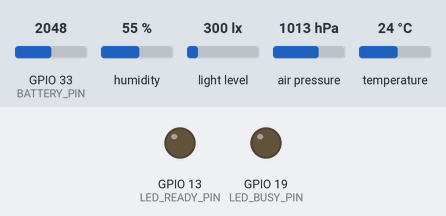
This program was run on a simulated ESP32. On the bench: output pins drawn as LEDs (lit = HIGH). The test bench sets the inputs (shaded band); at power-on: GPIO 33 (BATTERY_PIN) = 2048, humidity 55 %, light level 300 lx, air pressure 1013 hPa, temperature 24 °C. WiFi joins after 1.5 s; servers stay silent unless stated; what the program prints to the serial monitor is not drawn.

Above: at 4.55 s.
At 7.8 s:
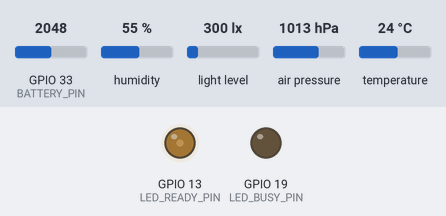
At 8.5 s:
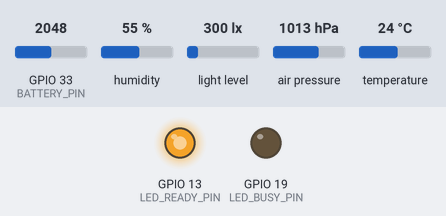
At 10.6 s:
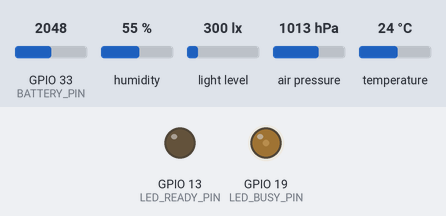
Timing chart, 0 to 12.6 s (numbered marks = the images above):
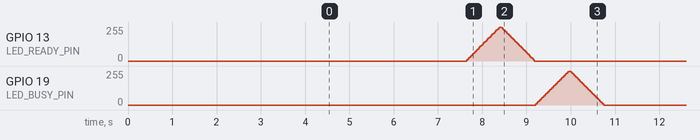

The program:

main.cpp
```cpp
//#include <Arduino.h>
#include <Adafruit_BMP085.h>
#include <Adafruit_AHTX0.h>
#include <BH1750.h>
#include <Wire.h>
#include <WiFi.h>

#define LUX_ADDRESS 23
#define BMP180_ADDRESS 77
#define AHT20X_ADDRESS 38

#define LED_READY_PIN 13
#define LED_BUSY_PIN 19

#define ETH_LED_PIN 32
#define ETH_LED2_PIN 17

#define RAIN_HALL_PIN 35
#define WIND_HALL_PIN 25

#define BATTERY_PIN 33

#define batteryCalFactor .0011804
#define batteryLowVoltage 3.3
//#define HALL_ON 0

const char* ssid = "ssid";
const char* password = "password";

Adafruit_BMP085 bmp;
Adafruit_AHTX0 aht;
BH1750 bh_lux;
// Adafruit_Sensor *aht_humidity, *aht_temp;

byte bErrorBMP, bErrorLux, bErrorAHT;
byte bErrorAll = 0;

void setup_wifi() {

  delay(10);
  // We start by connecting to a WiFi network
  Serial.println();
  Serial.print("Connecting to ");
  Serial.println(ssid);

  WiFi.mode(WIFI_STA);
  WiFi.begin(ssid, password);

  while (WiFi.status() != WL_CONNECTED) {
    delay(500);
    Serial.print(".");
  }

  //randomSeed(micros());

  Serial.println("");
  Serial.println("WiFi connected");
  Serial.println("IP address: ");
  Serial.println(WiFi.localIP());
}


void setup()
{
  pinMode(LED_READY_PIN, OUTPUT);
  pinMode(LED_BUSY_PIN, OUTPUT);
 // pinMode(ETH_LED_PIN, OUTPUT);
 // pinMode(ETH_LED2_PIN, OUTPUT);

   Serial.begin(9600);


WiFi.begin(ssid, password);
  while (WiFi.waitForConnectResult() != WL_CONNECTED) {
    Serial.println("Connection Failed! Rebooting...");
    delay(5000);
    ESP.restart();
  }


  int nDevices = 0;
  // I2c Init
  Wire.begin(); // Open I2C communications as master

  // Serial init
  Serial.begin(115200);

  while (!Serial)
    delay(1000);

  Serial.println("\n\t\t\tBlacha Hardware Test\n####### **START SETUP\n");
  Serial.println("*I2C communication\tset->\tMaster");
  Serial.println("*I2C Scanning...");


  Wire.beginTransmission(35);
  bErrorLux = Wire.endTransmission();
  if (bErrorLux == 0)
    Serial.println("*Lux metter \t...\t0x23\t OK");
  else
  {
    Serial.println("*Lux metter \t...\t0x23\t Not Found");
    bErrorAll += 1;
  }
  sleep(1);


  Wire.beginTransmission(119);
  bErrorBMP = Wire.endTransmission();
  if (bErrorBMP == 0)
    Serial.println("*BMP180 sensor \t...\t0x77\t OK");
  else
  {
    Serial.println("*BMP180 sensor \t...\t0x77\t Not Found");
    bErrorAll += 1;
  }
  sleep(1);


  Wire.beginTransmission(56);
  bErrorAHT = Wire.endTransmission();
  if (bErrorAHT == 0)
    Serial.println("*AHT20X sensor \t...\t0x38\t OK");
  else
  {
    Serial.println("*AHT20X sensor \t...\t0x38\t Not Found");
    bErrorAll += 1;
  }
  sleep(1);


  // BMP180 Commpunication check
  if (bErrorBMP == 0)
    if (!bmp.begin())
    {
      Serial.println("*BMP180 sensor \tInit\t...\t Fail");
      bErrorBMP == 1;
      bErrorAll += 1;
    }
    else
      Serial.println("*BMP180 sensor \tInit\t...\t Ready");
  else
    Serial.println("*BMP180 sensor \tInit\t...\t Skipped");


  // AHT Communication check
  if (bErrorAHT == 0)
    if (!aht.begin())
    {
      Serial.println("*AHT20 sensor \tInit\t...\t Fail");
      bErrorAHT == 1;
      bErrorAll += 1;
    }
    else
      Serial.println("*AHT20 sensor \tInit\t...\t Ready");
  else
    Serial.println("*AHT20 sensor \tInit\t...\t Skipped");


  if (bErrorLux == 0)
  {
    Serial.println("*BH1750 sensor \tconf\t...\tONE_TIME_HIGH_RES_MODE");
    bh_lux.configure(BH1750::ONE_TIME_HIGH_RES_MODE);
    if (!bh_lux.begin())
    {
      Serial.println("*BH1750 sensor \tInit\t...\t Fail");
      bErrorLux == 1;
      bErrorAll += 1;
    }
    else
      Serial.println("*BH1750 sensor \tInit\t...\t Ready");
  }
  else
    Serial.println("*BH1750 sensor \tInit\t...\t Skipped");


  #ifdef HALL_ON
  Serial.println("=Hallotron Sensors: flag ON");
  Serial.print("*Rain sensor  \tInit\tPIN->\t");
  Serial.println(RAIN_HALL_PIN);
  Serial.print("*Wind sensor \tInit\tPIN->\t");
  Serial.println(WIND_HALL_PIN);
  #else
  Serial.println("Hallotron Sensors: flag OFF\tSkipped");
  #endif

  Serial.println("\n####### **END SETUP \n");


  if (bErrorAll == 0)
  {
    Serial.println("\t\t##POST PASSED WITHOUT ERRORS##");
  }
  else
  {
    Serial.print("\t\t##POST PASSED WITH ");
    Serial.print(bErrorAll);
    Serial.println(" ERRORS!##");
    //Serial.println("\t\t\tWait for restart...");
    //Serial.println("Restarting the ESP in 5 sec");
    // delay(5000);
    // ESP.restart();
  }
  Serial.println("\t\t\tSENSORS DATA");
}

void LedLoopFade(int pin, String name)
{
  int brightness = 0;
  int fadeAmount = 10;
  Serial.print("**Led '");
  Serial.print(name);
  Serial.print("' at GPIO:");
  Serial.println(pin);
  Serial.print(" -");
  for (int i = 0; i <= 51; i++)
  {
    analogWrite(pin, brightness);

    brightness = brightness + fadeAmount;

    if (brightness <= 0 || brightness >= 255)
    {
      Serial.print("@");
      fadeAmount = -fadeAmount;
    }
    else
      Serial.print(">");
    delay(30);
  }
  Serial.println(" done.");
  analogWrite(pin, 0);
}
void LedLoop(int pin)
{
  Serial.print("**Led at GPIO:");
  Serial.print(pin);
  Serial.print(" blinking: \n\t");
  digitalWrite(pin, HIGH);
  Serial.print("1 ");
  delay(300);
  digitalWrite(pin, LOW);
  Serial.print("0 ");
  delay(300);
  digitalWrite(pin, HIGH);
  Serial.print("1 ");
  delay(500);
  digitalWrite(pin, LOW);
  Serial.print("0 ");
  delay(500);
  digitalWrite(pin, HIGH);
  Serial.print("1 ");
  delay(1500);
  digitalWrite(pin, LOW);
  Serial.println("0 ");
  delay(300);
}
//==================================================================

void loop()
{
Serial.println("Ready");
  Serial.print("IP address: ");
  Serial.println(WiFi.localIP());


  if (bErrorAHT == 0)
  {
    sensors_event_t humidity, temp;
    aht.getEvent(&humidity, &temp); // populate temp and humidity objects with fresh data
    Serial.println("**AHT20X:");
    Serial.print("  Temperature: ");
    Serial.print(temp.temperature);
    Serial.println(" degrees C");
    Serial.print("  Humidity: ");
    Serial.print(humidity.relative_humidity);
    Serial.println("% rH\n");
  }
  else
    Serial.println("**AHT20X skipped");


  if (bErrorBMP == 0)
  {
    Serial.println("**BMP180:");
    //  Serial.print("  Temperature: ");
    //  Serial.print(bmp.readTemperature());
    //  Serial.println(" degrees C");
    Serial.print("  Preasure: ");
    Serial.print(bmp.readPressure());
    Serial.println(" Pa");
    Serial.print("  Preasure at sealevel: ");
    Serial.print(bmp.readSealevelPressure());
    Serial.println(" Pa\n");
    //  Serial.print("  Altitude = "); Serial.print(bmp.readAltitude()); Serial.println(" metters");
  }
  else
    Serial.println("**BMP120 skipped");

  if (bErrorLux == 0)
  {
    float lux = bh_lux.readLightLevel();
    Serial.println("**BH1750:");
    Serial.print("  Lux level: ");
    Serial.println(lux);
    Serial.println();
  }
  else
    Serial.println("**BH1750 skipped");

  delay(500);


int analogvolt =0;
Serial.println("**Battery: ");
for (int i = 0; i < 5; i++)
  {
    delay(500);
    analogvolt = analogRead(BATTERY_PIN);
    Serial.print("\t");
    Serial.print(analogvolt);
  }
Serial.println();
#ifdef HALL_ON
  int Rain_hall = 0;
  Serial.println("**RAIN HALL:");
  Serial.println("  Measure:");
  for (int i = 0; i < 5; i++)
  {
    Rain_hall = analogRead(RAIN_HALL_PIN);
    Serial.print("\t");
    Serial.print(Rain_hall);
  }
  Serial.println("\n");
#endif

#ifdef HALL_ON
  int Wind_hall = 0;
  Serial.println("**WIND HALL:");
  Serial.println("  Measure:");
  for (int i = 0; i < 5; i++)
  {
    Wind_hall = analogRead(WIND_HALL_PIN);
    Serial.print("\t");
    Serial.print(Wind_hall);
  }
  Serial.println("\n");
#endif


  // LEDs
  // LedLoop(LED_READY_PIN);
  LedLoopFade(LED_READY_PIN, "ReadyLed");
  LedLoopFade(LED_BUSY_PIN, "BusyLed");
 // LedLoopFade(ETH_LED_PIN, "EhernetLed_1");
 // LedLoopFade(ETH_LED2_PIN, "EhernetLed_2");
  // LedLoop(LED_BUSY_PIN);
  // LedLoop(ETH_LED_PIN);
  // LedLoop(ETH_LED2_PIN);


}
```
